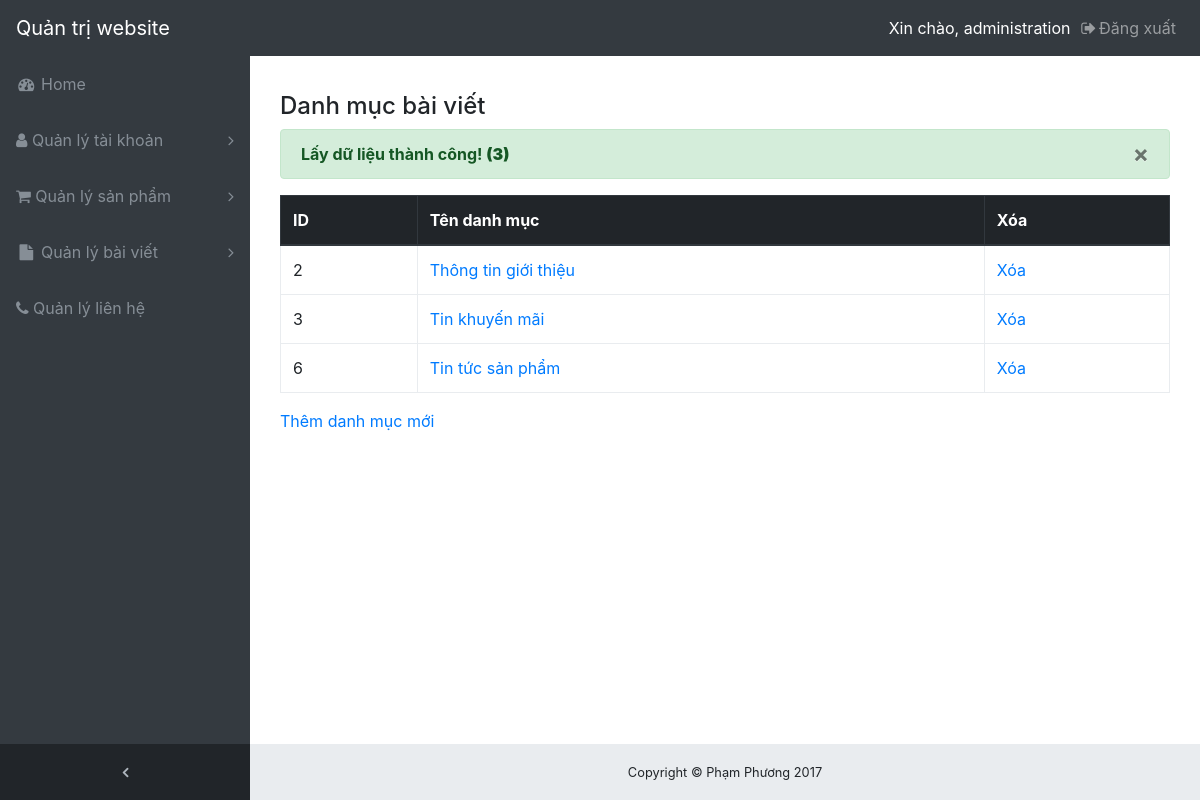
Screenshot of /index.php?controller=admin-article&action=list-category (signed in) with the database file from the repository.
### tables this page shows
CREATE TABLE `danhmucbaiviet` (
  `id` int(11) NOT NULL,
  `ten_danh_muc` varchar(100) NOT NULL
);

### Controller/AdminArticleController.php (called while the page is built, shortened)
<?php
require_once app_path . '/Model/AdminArticleModel.php';
function listCategoryAction()
{
    $dataView      = null;
    $total_records = countCategory();
    $total_pages = ceil($total_records / _admin_page_limit);
    $current_page = @intval($_GET['page']);
    if ($current_page < 1)
        $current_page = 1;
    $offset = ($current_page - 1) * _admin_page_limit;
    $list   = SelectListCategory($offset);
    if (is_array($list)) {
        $dataView['data']        = $list;
        $dataView['total_pages'] = $total_pages;
        $dataView['msg']         = 'Lấy dữ liệu thành công!';
    } else {
        $dataView['msg'] = $list;
    }
    renderView($dataView);
}

### Model/AdminArticleModel.php (called while the page is built, shortened)
<?php
function SelectListCategory( $offset = 0){
    $limit = _admin_page_limit;
    $sql = "SELECT * FROM danhmucbaiviet ORDER BY id ASC LIMIT $offset,$limit";
    $res = mysqli_query($GLOBALS['conn'],$sql);
    $return_data = array();
    while ($row = mysqli_fetch_assoc($res)){
        $return_data[] = $row;
    }
    return $return_data;
}

### View/admin-article/list-category.phtml (the view, shortened to what this page needs)
<div class="container-fluid">
    <h4 class="margin-top-20">Danh mục bài viết</h4>
    <div class="alert alert-success alert-dismissable fade show">
        <button type="button" class="close" data-dismiss="alert">&times;</button>
        <?php
        if (!empty($data['msg'])) {
            $tong = count($data['data']);
            echo '<b>' . $data['msg'] . " <strong>($tong)</strong></b>";
        }
        ?>
    </div>
    <div class="table-responsive">
        <table class="table table-bordered table-hover">
            <thead class="thead-dark">
            <th>ID</th>
            <th>Tên danh mục</th>
            <th>Xóa</th>
            </thead>
            <?php
            foreach ($data['data'] as $row) {
                $link = '?controller=admin-article&action=edit-category&id=' . $row['id'];
                $link_delete = '?controller=admin-article&action=delete-category&id=' . $row['id'];
                echo '<tr><td>' . $row['id'] . '</td><td><a href="' . $link . '">' . $row['ten_danh_muc'] . '</a></td><td><a href="' . $link_delete . '">Xóa</a> </td></tr>';
            }
            ?>
        </table>
    </div>
    <a href="?controller=admin-article&action=add-category">Thêm danh mục mới</a>
</div>

### public/backend/css/style.css (style rules this page uses)
.margin-top-20 { margin-top: 20px; }
body { margin: 0px; padding: 0px; }
a { color:#8cc63f; }

### public/backend/css/sb-admin.css (style rules this page uses)
html { position: relative; min-height: 100%; }
body { overflow-x: hidden; }
body.sticky-footer { margin-bottom: 56px; }
body.fixed-nav { padding-top: 56px; }

### rows the page displays
danhmucbaiviet: id "2", ten_danh_muc "Thông tin giới thiệu"
danhmucbaiviet: id "3", ten_danh_muc "Tin khuyến mãi"
danhmucbaiviet: id "6", ten_danh_muc "Tin tức sản phẩm"

### other values shown
$data['msg'] "Lấy dữ liệu thành công!"
$tong "3"
